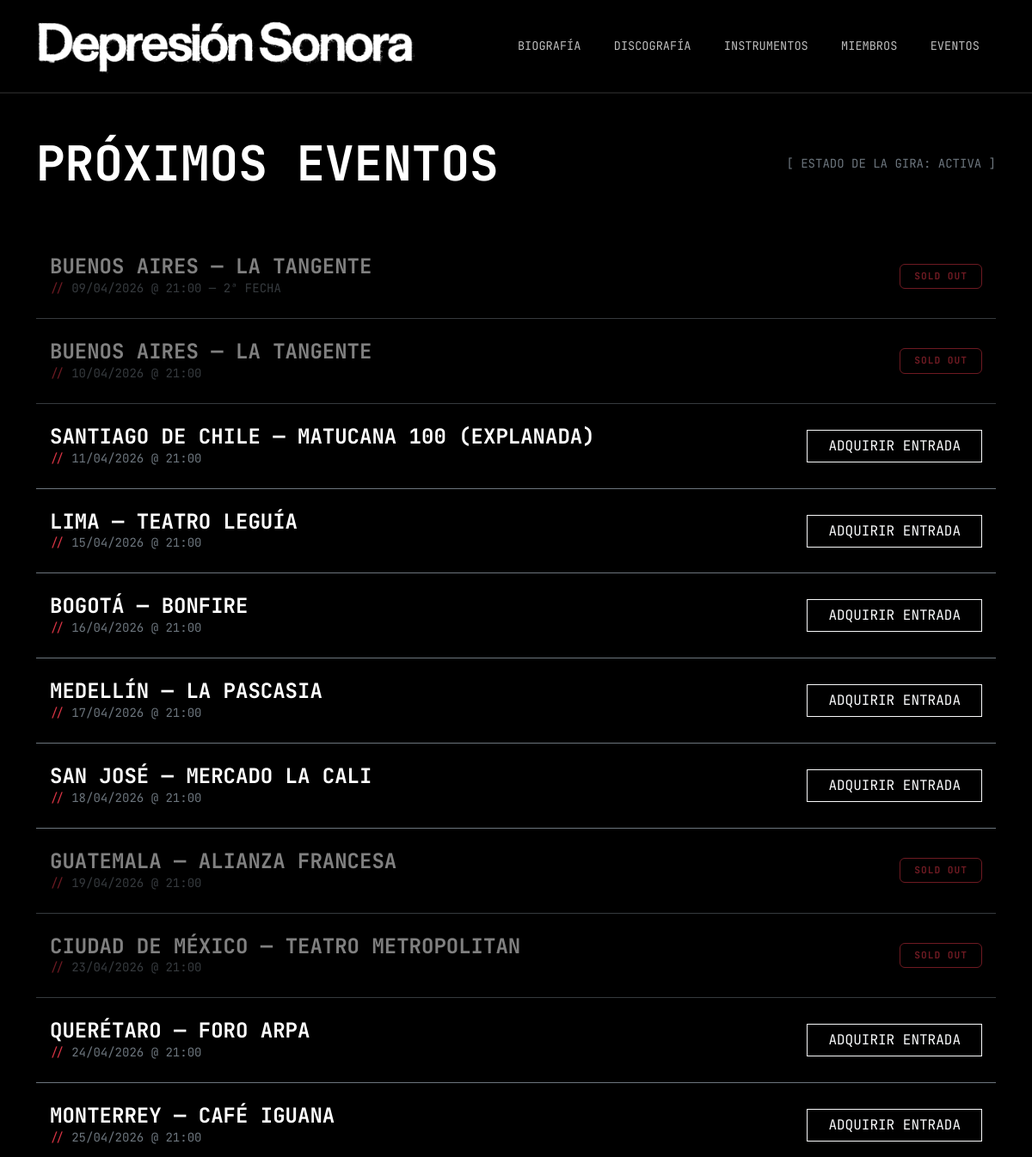
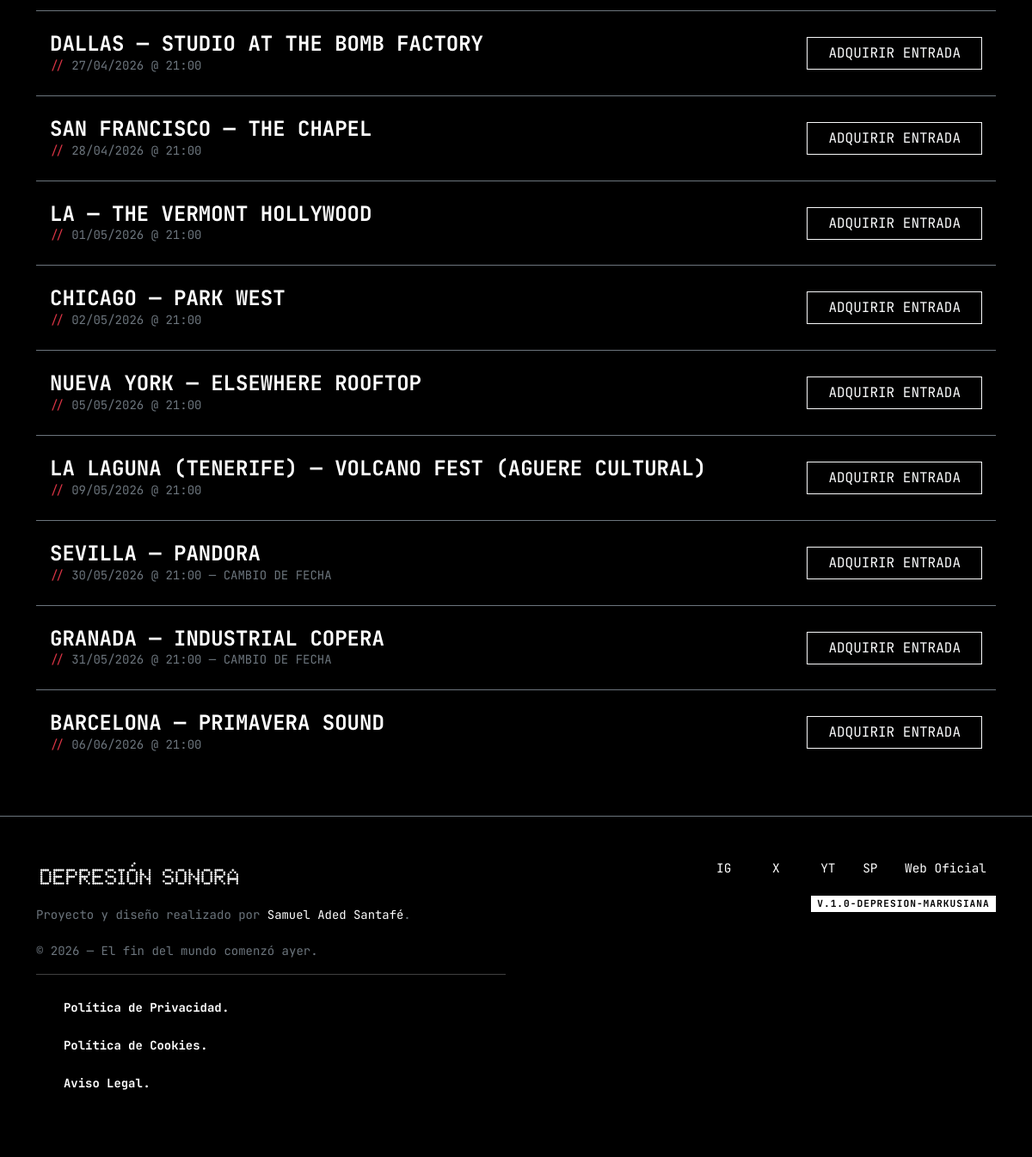
The page /eventos.php on the database its author committed (2 pictures, top to bottom).
### tables this page shows
CREATE TABLE `eventos` (
  `id` int(11) NOT NULL,
  `ciudad` varchar(100) NOT NULL,
  `recinto` varchar(100) NOT NULL,
  `fecha` date NOT NULL,
  `hora` time DEFAULT '21:00:00',
  `link_entradas` varchar(2048) DEFAULT NULL,
  `estado` enum('disponible','agotado','cancelado') DEFAULT 'disponible',
  `notas` varchar(255) DEFAULT NULL
);

### eventos.php (the view, shortened to what this page needs)
<?php
require_once 'includes/db.php';
include 'includes/templates/head.php';
include 'includes/templates/navbar.php';
$query = $pdo->query("SELECT * FROM eventos ORDER BY fecha ASC");
$eventos = $query->fetchAll(PDO::FETCH_ASSOC);
?>
    <main class="container py-5" id="main-wrapper">
        <div class="d-flex justify-content-between align-items-center mb-5 reveal">
            <h2 class="display-4 fw-bold m-0 text-uppercase">Próximos Eventos</h2>
            <div class="text-end small d-none d-md-block text-secondary">
                [ ESTADO DE LA GIRA: ACTIVA ]
            </div>
        </div>
        <div class="list-group list-group-flush reveal">
            <?php if(count($eventos) > 0): ?>
                <?php foreach($eventos as $e):
                    $fechaFormateada = date("d/m/Y", strtotime($e['fecha']));
                    $isAgotado = ($e['estado'] == 'agotado');
                    ?>
                    <div class="list-group-item bg-transparent text-white border-secondary py-4 d-flex flex-column flex-md-row justify-content-between align-items-md-center <?php echo $isAgotado ? 'opacity-50' : ''; ?>">
                        <div class="mb-3 mb-md-0">
                            <h4 class="mb-0 fw-bold text-uppercase">
                                <?php echo $e['ciudad']; ?> — <?php echo $e['recinto']; ?>
                            </h4>
                            <p class="small text-secondary mb-0">
                                <span class="text-danger">//</span> <?php echo $fechaFormateada; ?> @ <?php echo date("H:i", strtotime($e['hora'])); ?>
                                <?php if($e['notas']) echo " — " . $e['notas']; ?>
                            </p>
                        </div>
                        <div>
                            <?php if($e['estado'] == 'disponible'): ?>
                                <a href="<?php echo $e['link_entradas']; ?>" target="_blank" class="btn btn-outline-light rounded-0 px-4">ADQUIRIR ENTRADA</a>
                            <?php elseif($e['estado'] == 'agotado'): ?>
                                <span class="badge border border-danger text-danger p-2 px-3">SOLD OUT</span>
                            <?php else: ?>
                                <span class="badge border border-secondary text-secondary p-2 px-3 text-uppercase"><?php echo $e['estado']; ?></span>
                            <?php endif; ?>
                        </div>
                    </div>
                <?php endforeach; ?>
            <?php else: ?>
                <p class="text-center py-5 text-secondary">No hay fechas programadas por el momento. El silencio continúa.</p>
            <?php endif; ?>
        </div>
    </main>
<?php include 'includes/templates/footer.php'; ?>

### includes/templates/head.php (shortened to what this page needs)
<!DOCTYPE html>
<html lang="es">
<head>
    <link href="https://cdn.jsdelivr.net/npm/bootstrap@5.3.0/dist/css/bootstrap.min.css" rel="stylesheet">
    <link rel="stylesheet" href="assets/css/root.css">
    <link rel="stylesheet" href="assets/css/navbar.css">
    <link rel="stylesheet" href="assets/css/sections.css">
    <link rel="stylesheet" href="assets/css/main-content.css">
    <link rel="stylesheet" href="assets/css/animaciones.css">
    <link rel="stylesheet" href="assets/css/footer.css">
</head>
<body>

### includes/templates/navbar.php (shortened to what this page needs)
<nav class="navbar navbar-expand-lg navbar-dark sticky-top">
    <div class="container">
        <a class="navbar-brand fw-bold" href="index.php"><img src="assets/media/img/DEPRESION-SONORA-slogan-2.png" alt="Slogan-DS" style="width: 440px;"></a>
        <div class="collapse navbar-collapse" id="navbarNav">
            <ul class="navbar-nav ms-auto text-uppercase">
                <li class="nav-item"><a class="nav-link" href="biografia.php">Biografía</a></li>
                <li class="nav-item"><a class="nav-link" href="discografia.php">Discografía</a></li>
                <li class="nav-item"><a class="nav-link" href="instrumentos.php">Instrumentos</a></li>
                <li class="nav-item"><a class="nav-link" href="miembros.php">Miembros</a></li>
                <li class="nav-item"><a class="nav-link" href="eventos.php">Eventos</a></li>
            </ul>
        </div>
    </div>
</nav>

### includes/templates/footer.php (shortened to what this page needs)
        <footer class="footer mt-auto py-5 border-top border-secondary">
            <div class="container">
                <div class="row">
                    <div class="col-md-6">
                        <a href="index.php">
                            <img src="assets/media/img/DEPRESION-SONORA-slogan-1.png" alt="Slogan-DP-2" style="width: 240px; margin-bottom: 20px; padding: 5px;">
                        </a>
                        <p class="small text-secondary">
                            Proyecto y diseño realizado por <a href="samuel-aded.php" class="footer-links">Samuel Aded Santafé</a>. <br><br>
                            &copy; <?php echo date("Y"); ?> — El fin del mundo comenzó ayer.
                        </p> <hr>
                        <ul>
                            <li><a href="politica-privacidad.php" class="footer-links"><strong>Política de Privacidad</strong></a>.</li>
                            <li><a href="politica-cookies.php" class="footer-links"><strong>Política de Cookies</strong></a>.</li>
                            <li><a href="aviso-legal.php" class="footer-links"><strong>Aviso Legal</strong></a>.</li>
                        </ul>
                    </div>
                    <div class="col-md-6 text-md-end">
                        <div class="social-links">
                            <a href="https://www.instagram.com/depresion.sonora/" class="text-white me-3 text-decoration-none">IG</a>
                            <a href="https://twitter.com/SonoraDepresion/status/1963265991732838427" class="text-white me-3 text-decoration-none">X</a>
                            <a href="https://www.youtube.com/@depresion.sonora" class="text-white text-decoration-none">YT</a>
                            <a href="https://open.spotify.com/intl-es/artist/2oCrGFAUJwBVFaaIM8c0AO" class="text-white text-decoration-none fa-spotify">SP</a>
                            <a href="https://depresionsonora.com" class="text-white text-decoration-none">Web Oficial</a>
                        </div>
                        <div class="mt-3">
                            <span class="badge bg-white text-black rounded-0">V.1.0-DEPRESION-MARKUSIANA</span>
                        </div>
                    </div>
                </div>
            </div>
        </footer>
    </body>
</html>

### assets/css/root.css (style rules this page uses)
:root { --bg-color: #000000; --text-color: #ffffff; --accent-color: #00ff6a; --gray-dark: #1a1a1a; --gray-light: #bcbcbc; --font-main: 'JetBrains Mono', monospace; --border-style: 1px solid #333; }
body { background-color: var(--bg-color); color: var(--text-color); font-family: var(--font-main), serif; overflow-x: hidden; }

### assets/css/navbar.css (style rules this page uses)
.navbar { display: flex; align-items: center; justify-content: center; background-color: var(--bg-color) !important; border-bottom: 2px solid var(--gray-dark); padding: 1rem 0; transition: all 0.4s ease; }
.navbar-brand { font-weight: 700; letter-spacing: -1px; font-size: 1.5rem; color: var(--text-color) !important; text-transform: uppercase; }
.nav-link { color: var(--gray-light) !important; font-size: 0.85rem; padding: 0.5rem 1.2rem !important; position: relative; transition: color 0.2s ease; }

### assets/css/sections.css (style rules this page uses)
.reveal { opacity: 0; transform: translateY(30px); transition: all 0.8s cubic-bezier(0.2, 0.6, 0.2, 1); }
.reveal.active { opacity: 1; transform: translateY(0); }

### assets/css/main-content.css (style rules this page uses)
#main-wrapper { animation: fadeInSharp 0.8s ease-out; }

### assets/css/footer.css (style rules this page uses)
.footer { background-color: var(--bg-color); color: var(--text-color); }
.social-links a { font-size: 0.9rem; border: 1px solid transparent; padding: 5px 10px; transition: all 0.3s; }
footer ul li { list-style-type: none; padding: 10px 0; width: fit-content; }
.footer-links { color: var(--text-color); text-decoration: none; font-size: 0.87rem; padding: 0; margin: 0 auto; }
.badge { font-size: 0.7rem; letter-spacing: 1px; }

### rows shown on the page
eventos: ciudad "BUENOS AIRES", recinto "LA TANGENTE", fecha "09/04/2026", hora "21:00", notas "2ª FECHA", estado "SOLD OUT"
eventos: ciudad "BUENOS AIRES", recinto "LA TANGENTE", fecha "10/04/2026", hora "21:00", estado "SOLD OUT"
eventos: ciudad "SANTIAGO DE CHILE", recinto "MATUCANA 100 (EXPLANADA)", fecha "11/04/2026", hora "21:00"
eventos: ciudad "LIMA", recinto "TEATRO LEGUÍA", fecha "15/04/2026", hora "21:00"
eventos: ciudad "BOGOTÁ", recinto "BONFIRE", fecha "16/04/2026", hora "21:00"
eventos: ciudad "MEDELLÍN", recinto "LA PASCASIA", fecha "17/04/2026", hora "21:00"
eventos: ciudad "SAN JOSÉ", recinto "MERCADO LA CALI", fecha "18/04/2026", hora "21:00"
eventos: ciudad "GUATEMALA", recinto "ALIANZA FRANCESA", fecha "19/04/2026", hora "21:00", estado "SOLD OUT"
eventos: ciudad "CIUDAD DE MÉXICO", recinto "TEATRO METROPOLITAN", fecha "23/04/2026", hora "21:00", estado "SOLD OUT"
eventos: ciudad "QUERÉTARO", recinto "FORO ARPA", fecha "24/04/2026", hora "21:00"
eventos: ciudad "MONTERREY", recinto "CAFÉ IGUANA", fecha "25/04/2026", hora "21:00"
eventos: ciudad "DALLAS", recinto "STUDIO AT THE BOMB FACTORY", fecha "27/04/2026", hora "21:00"
eventos: ciudad "SAN FRANCISCO", recinto "THE CHAPEL", fecha "28/04/2026", hora "21:00"
eventos: ciudad "LA", recinto "THE VERMONT HOLLYWOOD", fecha "01/05/2026", hora "21:00"
eventos: ciudad "CHICAGO", recinto "PARK WEST", fecha "02/05/2026", hora "21:00"
eventos: ciudad "NUEVA YORK", recinto "ELSEWHERE ROOFTOP", fecha "05/05/2026", hora "21:00"
eventos: ciudad "LA LAGUNA (TENERIFE)", recinto "VOLCANO FEST (AGUERE CULTURAL)", fecha "09/05/2026", hora "21:00"
eventos: ciudad "SEVILLA", recinto "PANDORA", fecha "30/05/2026", hora "21:00", notas "CAMBIO DE FECHA"
eventos: ciudad "GRANADA", recinto "INDUSTRIAL COPERA", fecha "31/05/2026", hora "21:00", notas "CAMBIO DE FECHA"
eventos: ciudad "BARCELONA", recinto "PRIMAVERA SOUND", fecha "06/06/2026", hora "21:00"
